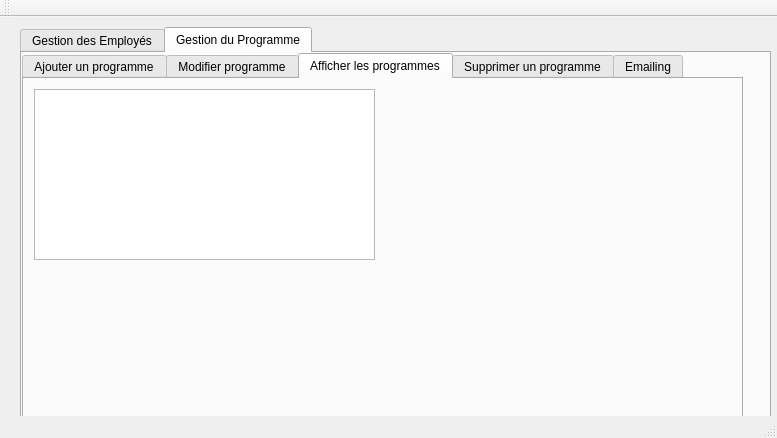
<?xml version="1.0" encoding="UTF-8"?>
<ui version="4.0">
 <class>MainWindow</class>
 <widget class="QMainWindow" name="MainWindow">
  <property name="geometry">
   <rect>
    <x>0</x>
    <y>0</y>
    <width>777</width>
    <height>438</height>
   </rect>
  </property>
  <property name="windowTitle">
   <string>Gestion des Employees</string>
  </property>
  <widget class="QWidget" name="centralWidget">
   <widget class="QTabWidget" name="tabWidget_2">
    <property name="geometry">
     <rect>
      <x>20</x>
      <y>10</y>
      <width>751</width>
      <height>421</height>
     </rect>
    </property>
    <property name="currentIndex">
     <number>1</number>
    </property>
    <widget class="QWidget" name="tab_4">
     <attribute name="title">
      <string>Gestion des Employés</string>
     </attribute>
     <widget class="QTabWidget" name="tabWidget">
      <property name="geometry">
       <rect>
        <x>0</x>
        <y>0</y>
        <width>721</width>
        <height>421</height>
       </rect>
      </property>
      <property name="currentIndex">
       <number>0</number>
      </property>
      <widget class="QWidget" name="tab">
       <attribute name="title">
        <string>Ajouter un employé</string>
       </attribute>
       <widget class="QLabel" name="label">
        <property name="geometry">
         <rect>
          <x>20</x>
          <y>30</y>
          <width>61</width>
          <height>16</height>
         </rect>
        </property>
        <property name="text">
         <string>Identifiant</string>
        </property>
       </widget>
       <widget class="QLabel" name="label_2">
        <property name="geometry">
         <rect>
          <x>20</x>
          <y>90</y>
          <width>47</width>
          <height>13</height>
         </rect>
        </property>
        <property name="text">
         <string>Nom</string>
        </property>
       </widget>
       <widget class="QLabel" name="label_3">
        <property name="geometry">
         <rect>
          <x>20</x>
          <y>150</y>
          <width>47</width>
          <height>13</height>
         </rect>
        </property>
        <property name="text">
         <string>Prénom</string>
        </property>
       </widget>
       <widget class="QLineEdit" name="lineEdit_id">
        <property name="geometry">
         <rect>
          <x>130</x>
          <y>30</y>
          <width>113</width>
          <height>20</height>
         </rect>
        </property>
       </widget>
       <widget class="QLineEdit" name="lineEdit_nom">
        <property name="geometry">
         <rect>
          <x>130</x>
          <y>90</y>
          <width>113</width>
          <height>20</height>
         </rect>
        </property>
       </widget>
       <widget class="QLineEdit" name="lineEdit_prenom">
        <property name="geometry">
         <rect>
          <x>130</x>
          <y>150</y>
          <width>113</width>
          <height>20</height>
         </rect>
        </property>
       </widget>
       <widget class="QPushButton" name="pb_ajouter">
        <property name="geometry">
         <rect>
          <x>600</x>
          <y>290</y>
          <width>75</width>
          <height>23</height>
         </rect>
        </property>
        <property name="text">
         <string>Ajouter</string>
        </property>
       </widget>
       <widget class="QLineEdit" name="lineEdit_CIN">
        <property name="geometry">
         <rect>
          <x>130</x>
          <y>210</y>
          <width>113</width>
          <height>20</height>
         </rect>
        </property>
       </widget>
       <widget class="QLabel" name="label_5">
        <property name="geometry">
         <rect>
          <x>20</x>
          <y>210</y>
          <width>47</width>
          <height>13</height>
         </rect>
        </property>
        <property name="text">
         <string>N° CIN</string>
        </property>
       </widget>
       <widget class="QLabel" name="label_7">
        <property name="geometry">
         <rect>
          <x>330</x>
          <y>30</y>
          <width>41</width>
          <height>20</height>
         </rect>
        </property>
        <property name="text">
         <string>Email</string>
        </property>
       </widget>
       <widget class="QLineEdit" name="lineEdit_Email">
        <property name="geometry">
         <rect>
          <x>390</x>
          <y>30</y>
          <width>201</width>
          <height>20</height>
         </rect>
        </property>
       </widget>
       <widget class="QLabel" name="label_8">
        <property name="geometry">
         <rect>
          <x>330</x>
          <y>90</y>
          <width>41</width>
          <height>20</height>
         </rect>
        </property>
        <property name="text">
         <string>N° Tel</string>
        </property>
       </widget>
       <widget class="QLineEdit" name="lineEdit_Tel">
        <property name="geometry">
         <rect>
          <x>390</x>
          <y>90</y>
          <width>113</width>
          <height>20</height>
         </rect>
        </property>
       </widget>
       <widget class="QLabel" name="label_9">
        <property name="geometry">
         <rect>
          <x>330</x>
          <y>150</y>
          <width>51</width>
          <height>16</height>
         </rect>
        </property>
        <property name="text">
         <string>Adresse</string>
        </property>
       </widget>
       <widget class="QLineEdit" name="lineEdit_Adresse">
        <property name="geometry">
         <rect>
          <x>390</x>
          <y>140</y>
          <width>221</width>
          <height>31</height>
         </rect>
        </property>
       </widget>
       <widget class="QLabel" name="label_10">
        <property name="geometry">
         <rect>
          <x>330</x>
          <y>210</y>
          <width>41</width>
          <height>20</height>
         </rect>
        </property>
        <property name="text">
         <string>Grade</string>
        </property>
       </widget>
       <widget class="QComboBox" name="comboBox">
        <property name="geometry">
         <rect>
          <x>390</x>
          <y>210</y>
          <width>91</width>
          <height>22</height>
         </rect>
        </property>
        <item>
         <property name="text">
          <string>G1</string>
         </property>
        </item>
        <item>
         <property name="text">
          <string>G2</string>
         </property>
        </item>
        <item>
         <property name="text">
          <string>G3</string>
         </property>
        </item>
       </widget>
       <widget class="QComboBox" name="comboBox_2">
        <property name="geometry">
         <rect>
          <x>590</x>
          <y>210</y>
          <width>91</width>
          <height>22</height>
         </rect>
        </property>
        <item>
         <property name="text">
          <string>Agent</string>
         </property>
        </item>
        <item>
         <property name="text">
          <string>Admin</string>
         </property>
        </item>
       </widget>
       <widget class="QLabel" name="label_11">
        <property name="geometry">
         <rect>
          <x>510</x>
          <y>210</y>
          <width>51</width>
          <height>20</height>
         </rect>
        </property>
        <property name="text">
         <string>Fonction</string>
        </property>
       </widget>
       <widget class="QLabel" name="label_12">
        <property name="geometry">
         <rect>
          <x>330</x>
          <y>270</y>
          <width>51</width>
          <height>16</height>
         </rect>
        </property>
        <property name="text">
         <string>Prog_Ref</string>
        </property>
       </widget>
       <widget class="QLineEdit" name="lineEdit_Prog_ID">
        <property name="geometry">
         <rect>
          <x>390</x>
          <y>270</y>
          <width>113</width>
          <height>20</height>
         </rect>
        </property>
       </widget>
      </widget>
      <widget class="QWidget" name="tab_12">
       <attribute name="title">
        <string>Modifier employé</string>
       </attribute>
       <widget class="QLabel" name="label_43">
        <property name="geometry">
         <rect>
          <x>20</x>
          <y>30</y>
          <width>61</width>
          <height>16</height>
         </rect>
        </property>
        <property name="text">
         <string>Identifiant</string>
        </property>
       </widget>
       <widget class="QLabel" name="label_44">
        <property name="geometry">
         <rect>
          <x>20</x>
          <y>90</y>
          <width>47</width>
          <height>13</height>
         </rect>
        </property>
        <property name="text">
         <string>Nom</string>
        </property>
       </widget>
       <widget class="QLabel" name="label_45">
        <property name="geometry">
         <rect>
          <x>20</x>
          <y>150</y>
          <width>47</width>
          <height>13</height>
         </rect>
        </property>
        <property name="text">
         <string>Prénom</string>
        </property>
       </widget>
       <widget class="QLabel" name="label_46">
        <property name="geometry">
         <rect>
          <x>20</x>
          <y>210</y>
          <width>47</width>
          <height>13</height>
         </rect>
        </property>
        <property name="text">
         <string>N° CIN</string>
        </property>
       </widget>
       <widget class="QLineEdit" name="lineEdit_id_10">
        <property name="geometry">
         <rect>
          <x>130</x>
          <y>30</y>
          <width>113</width>
          <height>20</height>
         </rect>
        </property>
       </widget>
       <widget class="QLineEdit" name="lineEdit_nom_4">
        <property name="geometry">
         <rect>
          <x>130</x>
          <y>90</y>
          <width>113</width>
          <height>20</height>
         </rect>
        </property>
       </widget>
       <widget class="QLineEdit" name="lineEdit_prenom_4">
        <property name="geometry">
         <rect>
          <x>130</x>
          <y>150</y>
          <width>113</width>
          <height>20</height>
         </rect>
        </property>
       </widget>
       <widget class="QLineEdit" name="lineEdit_CIN_4">
        <property name="geometry">
         <rect>
          <x>130</x>
          <y>210</y>
          <width>113</width>
          <height>20</height>
         </rect>
        </property>
       </widget>
       <widget class="QLabel" name="label_47">
        <property name="geometry">
         <rect>
          <x>330</x>
          <y>30</y>
          <width>41</width>
          <height>20</height>
         </rect>
        </property>
        <property name="text">
         <string>Email</string>
        </property>
       </widget>
       <widget class="QLineEdit" name="lineEdit_Email_4">
        <property name="geometry">
         <rect>
          <x>390</x>
          <y>30</y>
          <width>201</width>
          <height>20</height>
         </rect>
        </property>
       </widget>
       <widget class="QLabel" name="label_65">
        <property name="geometry">
         <rect>
          <x>330</x>
          <y>90</y>
          <width>41</width>
          <height>20</height>
         </rect>
        </property>
        <property name="text">
         <string>N° Tel</string>
        </property>
       </widget>
       <widget class="QLineEdit" name="lineEdit_Tel_5">
        <property name="geometry">
         <rect>
          <x>390</x>
          <y>90</y>
          <width>113</width>
          <height>20</height>
         </rect>
        </property>
       </widget>
       <widget class="QLabel" name="label_66">
        <property name="geometry">
         <rect>
          <x>330</x>
          <y>150</y>
          <width>51</width>
          <height>16</height>
         </rect>
        </property>
        <property name="text">
         <string>Adresse</string>
        </property>
       </widget>
       <widget class="QLineEdit" name="lineEdit_Adresse_5">
        <property name="geometry">
         <rect>
          <x>390</x>
          <y>140</y>
          <width>221</width>
          <height>31</height>
         </rect>
        </property>
       </widget>
       <widget class="QLabel" name="label_67">
        <property name="geometry">
         <rect>
          <x>330</x>
          <y>210</y>
          <width>41</width>
          <height>20</height>
         </rect>
        </property>
        <property name="text">
         <string>Grade</string>
        </property>
       </widget>
       <widget class="QComboBox" name="comboBox_11">
        <property name="geometry">
         <rect>
          <x>390</x>
          <y>210</y>
          <width>91</width>
          <height>22</height>
         </rect>
        </property>
        <item>
         <property name="text">
          <string>G1</string>
         </property>
        </item>
        <item>
         <property name="text">
          <string>G2</string>
         </property>
        </item>
        <item>
         <property name="text">
          <string>G3</string>
         </property>
        </item>
       </widget>
       <widget class="QLabel" name="label_68">
        <property name="geometry">
         <rect>
          <x>510</x>
          <y>210</y>
          <width>51</width>
          <height>20</height>
         </rect>
        </property>
        <property name="text">
         <string>Fonction</string>
        </property>
       </widget>
       <widget class="QComboBox" name="comboBox_12">
        <property name="geometry">
         <rect>
          <x>590</x>
          <y>210</y>
          <width>91</width>
          <height>22</height>
         </rect>
        </property>
        <item>
         <property name="text">
          <string>Agent</string>
         </property>
        </item>
        <item>
         <property name="text">
          <string>Admin</string>
         </property>
        </item>
       </widget>
       <widget class="QLabel" name="label_69">
        <property name="geometry">
         <rect>
          <x>330</x>
          <y>270</y>
          <width>51</width>
          <height>16</height>
         </rect>
        </property>
        <property name="text">
         <string>Prog_Ref</string>
        </property>
       </widget>
       <widget class="QLineEdit" name="lineEdit_Prog_ID_5">
        <property name="geometry">
         <rect>
          <x>390</x>
          <y>270</y>
          <width>113</width>
          <height>20</height>
         </rect>
        </property>
       </widget>
       <widget class="QPushButton" name="pb_ajouter_6">
        <property name="geometry">
         <rect>
          <x>600</x>
          <y>290</y>
          <width>75</width>
          <height>23</height>
         </rect>
        </property>
        <property name="text">
         <string>Modifier</string>
        </property>
       </widget>
      </widget>
      <widget class="QWidget" name="tab_2">
       <attribute name="title">
        <string>Afficher les employés</string>
       </attribute>
       <widget class="QTableView" name="tabemployees">
        <property name="geometry">
         <rect>
          <x>10</x>
          <y>10</y>
          <width>341</width>
          <height>171</height>
         </rect>
        </property>
       </widget>
      </widget>
      <widget class="QWidget" name="tab_3">
       <attribute name="title">
        <string>Supprimer un employé</string>
       </attribute>
       <widget class="QLineEdit" name="lineEdit_id_2">
        <property name="geometry">
         <rect>
          <x>140</x>
          <y>30</y>
          <width>113</width>
          <height>20</height>
         </rect>
        </property>
       </widget>
       <widget class="QLabel" name="label_4">
        <property name="geometry">
         <rect>
          <x>20</x>
          <y>30</y>
          <width>61</width>
          <height>16</height>
         </rect>
        </property>
        <property name="text">
         <string>Identifiant</string>
        </property>
       </widget>
       <widget class="QPushButton" name="pb_supprimer">
        <property name="geometry">
         <rect>
          <x>240</x>
          <y>140</y>
          <width>75</width>
          <height>23</height>
         </rect>
        </property>
        <property name="text">
         <string>Supprimer</string>
        </property>
       </widget>
      </widget>
      <widget class="QWidget" name="tab_11">
       <attribute name="title">
        <string>Rechercher</string>
       </attribute>
       <widget class="QLabel" name="label_17">
        <property name="geometry">
         <rect>
          <x>20</x>
          <y>30</y>
          <width>61</width>
          <height>16</height>
         </rect>
        </property>
        <property name="text">
         <string>Identifiant</string>
        </property>
       </widget>
       <widget class="QLineEdit" name="lineEdit_id_R">
        <property name="geometry">
         <rect>
          <x>110</x>
          <y>30</y>
          <width>113</width>
          <height>20</height>
         </rect>
        </property>
       </widget>
       <widget class="QPushButton" name="pb_rechercher">
        <property name="geometry">
         <rect>
          <x>280</x>
          <y>30</y>
          <width>75</width>
          <height>23</height>
         </rect>
        </property>
        <property name="text">
         <string>Rechercher</string>
        </property>
       </widget>
       <widget class="QTableView" name="tabemployees_3">
        <property name="geometry">
         <rect>
          <x>110</x>
          <y>80</y>
          <width>341</width>
          <height>171</height>
         </rect>
        </property>
       </widget>
      </widget>
      <widget class="QWidget" name="tab_10">
       <attribute name="title">
        <string>Statistiques</string>
       </attribute>
       <widget class="QTableView" name="tabemployees_2">
        <property name="geometry">
         <rect>
          <x>100</x>
          <y>20</y>
          <width>341</width>
          <height>171</height>
         </rect>
        </property>
       </widget>
      </widget>
     </widget>
    </widget>
    <widget class="QWidget" name="tab_5">
     <attribute name="title">
      <string>Gestion du Programme</string>
     </attribute>
     <widget class="QTabWidget" name="tabWidget_3">
      <property name="geometry">
       <rect>
        <x>0</x>
        <y>0</y>
        <width>721</width>
        <height>421</height>
       </rect>
      </property>
      <property name="currentIndex">
       <number>2</number>
      </property>
      <widget class="QWidget" name="tab_6">
       <attribute name="title">
        <string>Ajouter un programme</string>
       </attribute>
       <widget class="QLabel" name="label_6">
        <property name="geometry">
         <rect>
          <x>20</x>
          <y>30</y>
          <width>61</width>
          <height>16</height>
         </rect>
        </property>
        <property name="text">
         <string>Prog_ID</string>
        </property>
       </widget>
       <widget class="QLabel" name="label_13">
        <property name="geometry">
         <rect>
          <x>20</x>
          <y>90</y>
          <width>47</width>
          <height>13</height>
         </rect>
        </property>
        <property name="text">
         <string>Poste</string>
        </property>
       </widget>
       <widget class="QLabel" name="label_14">
        <property name="geometry">
         <rect>
          <x>20</x>
          <y>150</y>
          <width>47</width>
          <height>13</height>
         </rect>
        </property>
        <property name="text">
         <string>Section</string>
        </property>
       </widget>
       <widget class="QLineEdit" name="lineEdit_ProgID">
        <property name="geometry">
         <rect>
          <x>130</x>
          <y>30</y>
          <width>113</width>
          <height>20</height>
         </rect>
        </property>
       </widget>
       <widget class="QPushButton" name="pb_ajouter_2">
        <property name="geometry">
         <rect>
          <x>330</x>
          <y>150</y>
          <width>101</width>
          <height>23</height>
         </rect>
        </property>
        <property name="text">
         <string>Ajouter</string>
        </property>
       </widget>
       <widget class="QComboBox" name="comboBox_3">
        <property name="geometry">
         <rect>
          <x>130</x>
          <y>90</y>
          <width>71</width>
          <height>22</height>
         </rect>
        </property>
        <item>
         <property name="text">
          <string>0</string>
         </property>
        </item>
        <item>
         <property name="text">
          <string>Poste A</string>
         </property>
        </item>
        <item>
         <property name="text">
          <string>Poste B</string>
         </property>
        </item>
        <item>
         <property name="text">
          <string>Poste C</string>
         </property>
        </item>
       </widget>
       <widget class="QComboBox" name="comboBox_4">
        <property name="geometry">
         <rect>
          <x>130</x>
          <y>150</y>
          <width>91</width>
          <height>22</height>
         </rect>
        </property>
        <item>
         <property name="text">
          <string>Adminstration</string>
         </property>
        </item>
        <item>
         <property name="text">
          <string>Archives</string>
         </property>
        </item>
        <item>
         <property name="text">
          <string>Rayons</string>
         </property>
        </item>
       </widget>
      </widget>
      <widget class="QWidget" name="tab_31">
       <attribute name="title">
        <string>Modifier programme</string>
       </attribute>
       <widget class="QLabel" name="label_70">
        <property name="geometry">
         <rect>
          <x>20</x>
          <y>30</y>
          <width>61</width>
          <height>16</height>
         </rect>
        </property>
        <property name="text">
         <string>Prog_ID</string>
        </property>
       </widget>
       <widget class="QLabel" name="label_71">
        <property name="geometry">
         <rect>
          <x>20</x>
          <y>90</y>
          <width>47</width>
          <height>13</height>
         </rect>
        </property>
        <property name="text">
         <string>Poste</string>
        </property>
       </widget>
       <widget class="QLabel" name="label_72">
        <property name="geometry">
         <rect>
          <x>20</x>
          <y>150</y>
          <width>47</width>
          <height>13</height>
         </rect>
        </property>
        <property name="text">
         <string>Section</string>
        </property>
       </widget>
       <widget class="QLineEdit" name="lineEdit_ProgID_2">
        <property name="geometry">
         <rect>
          <x>130</x>
          <y>30</y>
          <width>113</width>
          <height>20</height>
         </rect>
        </property>
       </widget>
       <widget class="QComboBox" name="comboBox_13">
        <property name="geometry">
         <rect>
          <x>130</x>
          <y>90</y>
          <width>71</width>
          <height>22</height>
         </rect>
        </property>
        <item>
         <property name="text">
          <string>0</string>
         </property>
        </item>
        <item>
         <property name="text">
          <string>Poste A</string>
         </property>
        </item>
        <item>
         <property name="text">
          <string>Poste B</string>
         </property>
        </item>
        <item>
         <property name="text">
          <string>Poste C</string>
         </property>
        </item>
       </widget>
       <widget class="QComboBox" name="comboBox_14">
        <property name="geometry">
         <rect>
          <x>130</x>
          <y>150</y>
          <width>91</width>
          <height>22</height>
         </rect>
        </property>
        <item>
         <property name="text">
          <string>Adminstration</string>
         </property>
        </item>
        <item>
         <property name="text">
          <string>Archives</string>
         </property>
        </item>
        <item>
         <property name="text">
          <string>Rayons</string>
         </property>
        </item>
       </widget>
       <widget class="QPushButton" name="pb_ajouter_7">
        <property name="geometry">
         <rect>
          <x>330</x>
          <y>150</y>
          <width>101</width>
          <height>23</height>
         </rect>
        </property>
        <property name="text">
         <string>Modifier</string>
        </property>
       </widget>
      </widget>
      <widget class="QWidget" name="tab_7">
       <attribute name="title">
        <string>Afficher les programmes</string>
       </attribute>
       <widget class="QTableView" name="tab_prog">
        <property name="geometry">
         <rect>
          <x>10</x>
          <y>10</y>
          <width>341</width>
          <height>171</height>
         </rect>
        </property>
       </widget>
      </widget>
      <widget class="QWidget" name="tab_8">
       <attribute name="title">
        <string>Supprimer un programme</string>
       </attribute>
       <widget class="QLineEdit" name="lineEdit_id_4">
        <property name="geometry">
         <rect>
          <x>140</x>
          <y>30</y>
          <width>113</width>
          <height>20</height>
         </rect>
        </property>
       </widget>
       <widget class="QLabel" name="label_22">
        <property name="geometry">
         <rect>
          <x>20</x>
          <y>30</y>
          <width>61</width>
          <height>16</height>
         </rect>
        </property>
        <property name="text">
         <string>Identifiant</string>
        </property>
       </widget>
       <widget class="QPushButton" name="pb_supprimer_2">
        <property name="geometry">
         <rect>
          <x>240</x>
          <y>140</y>
          <width>75</width>
          <height>23</height>
         </rect>
        </property>
        <property name="text">
         <string>Supprimer</string>
        </property>
       </widget>
      </widget>
      <widget class="QWidget" name="tab_9">
       <attribute name="title">
        <string>Emailing</string>
       </attribute>
       <widget class="QLabel" name="label_15">
        <property name="geometry">
         <rect>
          <x>20</x>
          <y>20</y>
          <width>81</width>
          <height>20</height>
         </rect>
        </property>
        <property name="text">
         <string>ID_Employé</string>
        </property>
       </widget>
       <widget class="QLabel" name="label_16">
        <property name="geometry">
         <rect>
          <x>20</x>
          <y>80</y>
          <width>81</width>
          <height>20</height>
         </rect>
        </property>
        <property name="text">
         <string>ID_Programme</string>
        </property>
       </widget>
       <widget class="QLineEdit" name="lineEdit_id_5">
        <property name="geometry">
         <rect>
          <x>140</x>
          <y>20</y>
          <width>113</width>
          <height>20</height>
         </rect>
        </property>
       </widget>
       <widget class="QLineEdit" name="lineEdit_id_6">
        <property name="geometry">
         <rect>
          <x>140</x>
          <y>80</y>
          <width>113</width>
          <height>20</height>
         </rect>
        </property>
       </widget>
       <widget class="QPushButton" name="pb_supprimer_3">
        <property name="geometry">
         <rect>
          <x>350</x>
          <y>120</y>
          <width>75</width>
          <height>23</height>
         </rect>
        </property>
        <property name="text">
         <string>Envoyer</string>
        </property>
       </widget>
      </widget>
     </widget>
    </widget>
   </widget>
  </widget>
  <widget class="QMenuBar" name="menuBar">
   <property name="geometry">
    <rect>
     <x>0</x>
     <y>0</y>
     <width>777</width>
     <height>21</height>
    </rect>
   </property>
  </widget>
  <widget class="QToolBar" name="mainToolBar">
   <attribute name="toolBarArea">
    <enum>TopToolBarArea</enum>
   </attribute>
   <attribute name="toolBarBreak">
    <bool>false</bool>
   </attribute>
  </widget>
  <widget class="QStatusBar" name="statusBar"/>
 </widget>
 <layoutdefault spacing="6" margin="11"/>
 <resources/>
 <connections/>
</ui>
